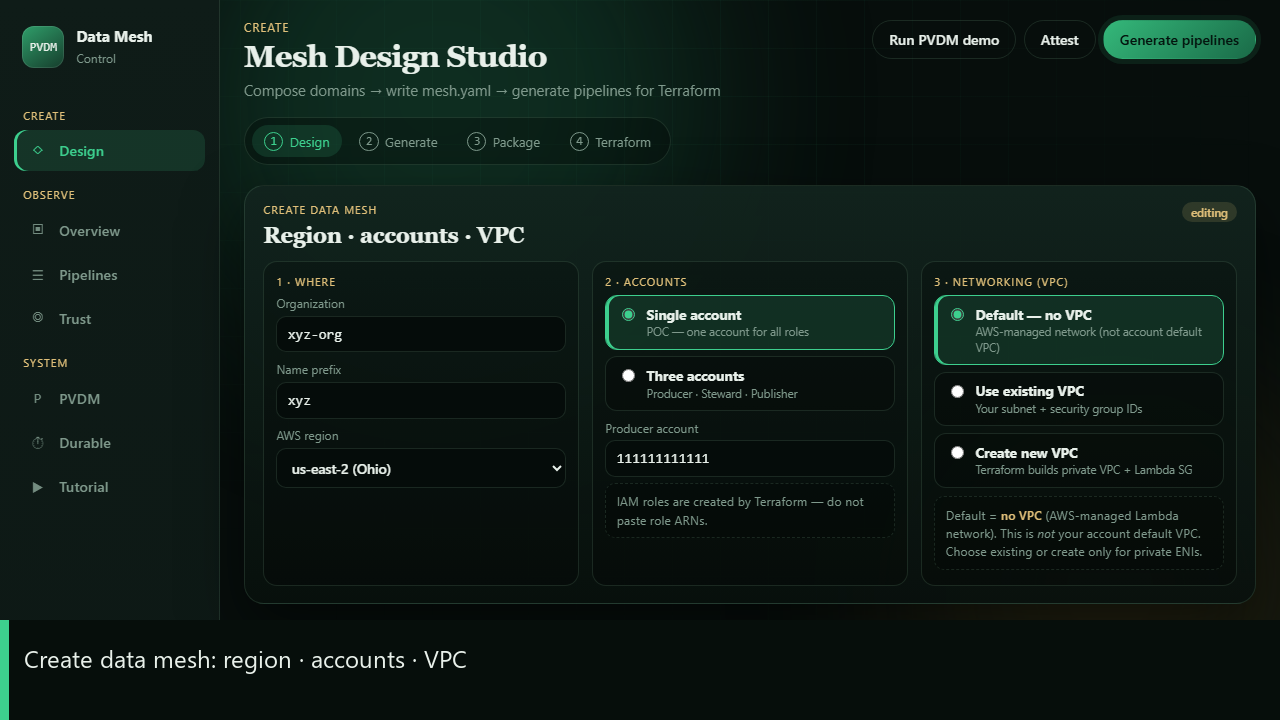
#> input picture docs/media/control-ui-final-poster.png, 1280 x 720 px
$ python -i build_final_ui_video.py   (imports and definitions only)
#> lines starting #> are read from the running program, lines starting #| are printed output that depends on the picture
"""Capture final Control UI demo frames from the live Design Studio and encode MP4.

Requires the local UI on http://127.0.0.1:8765/ (or SDM_UI_BASE).
Uses Playwright if available; otherwise builds captioned slides (offline fallback).
"""

from __future__ import annotations

import os
import subprocess
import sys
from pathlib import Path

from PIL import Image, ImageDraw, ImageFont

ROOT = Path(__file__).resolve().parents[1]
OUT_DIR = ROOT / "docs" / "media"
FRAMES = OUT_DIR / "final-ui" / "frames"
FFMPEG = Path(
    r"C:\Users\Administrator\AppData\Local\Microsoft\WinGet\Packages"
    r"\Gyan.FFmpeg_Microsoft.Winget.Source_8wekyb3d8bbwe\ffmpeg-9.0-full_build\bin\ffmpeg.exe"
)
BASE = os.environ.get("SDM_UI_BASE", "http://127.0.0.1:8765/")
W, H = 1280, 720


# [42 lines left out: functions font, caption_overlay, slide, not called in this run]


def capture_playwright(frames: Path) -> list[tuple[str, str]]:
    from playwright.sync_api import sync_playwright

    shots: list[tuple[str, str]] = []
    with sync_playwright() as p:
        browser = p.chromium.launch(headless=True)
        page = browser.new_page(viewport={"width": W, "height": H})
        page.goto(BASE, wait_until="networkidle")

        # [5 lines left out: function snap, not called in this run]

        snap("01-create", "Create data mesh: region · accounts · VPC")
        page.locator('input[name="design-acct-mode"][value="multi"]').check()
        page.wait_for_timeout(400)
        snap("02-accounts", "Three-account mesh: Producer · Steward · Publisher")
        page.locator('input[name="design-vpc-mode"][value="create"]').check()
        page.wait_for_timeout(400)
        snap("03-vpc-create", "VPC: create new — Terraform vpc-lambda module")
        page.locator('input[name="design-vpc-mode"][value="existing"]').check()
        page.wait_for_timeout(300)
        snap("04-vpc-existing", "VPC: use existing — paste subnet + SG IDs")
        page.locator('input[name="design-vpc-mode"][value="none"]').check()
        page.click("#btn-design-sample")
        page.wait_for_timeout(500)
        snap("05-domains", "Domains: bronze → silver → gold on the canvas")
        page.click('button.rail-item[data-tab="pipelines"]')
        page.wait_for_timeout(500)
        snap("06-pipelines", "Pipelines tab: compiled layer handlers under generated/")
        page.click('button.rail-item[data-tab="pvdm"]')
        page.wait_for_timeout(500)
        snap("07-pvdm", "PVDM invariant + research paper arXiv:2608.14643")
        browser.close()
    return shots


# [112 lines left out: functions capture_fallback, encode, main, not called in this run]


# [2 lines not run here, left out]

>>> import cv2
>>> picture = cv2.imread('../docs/media/control-ui-final-poster.png', cv2.IMREAD_GRAYSCALE)
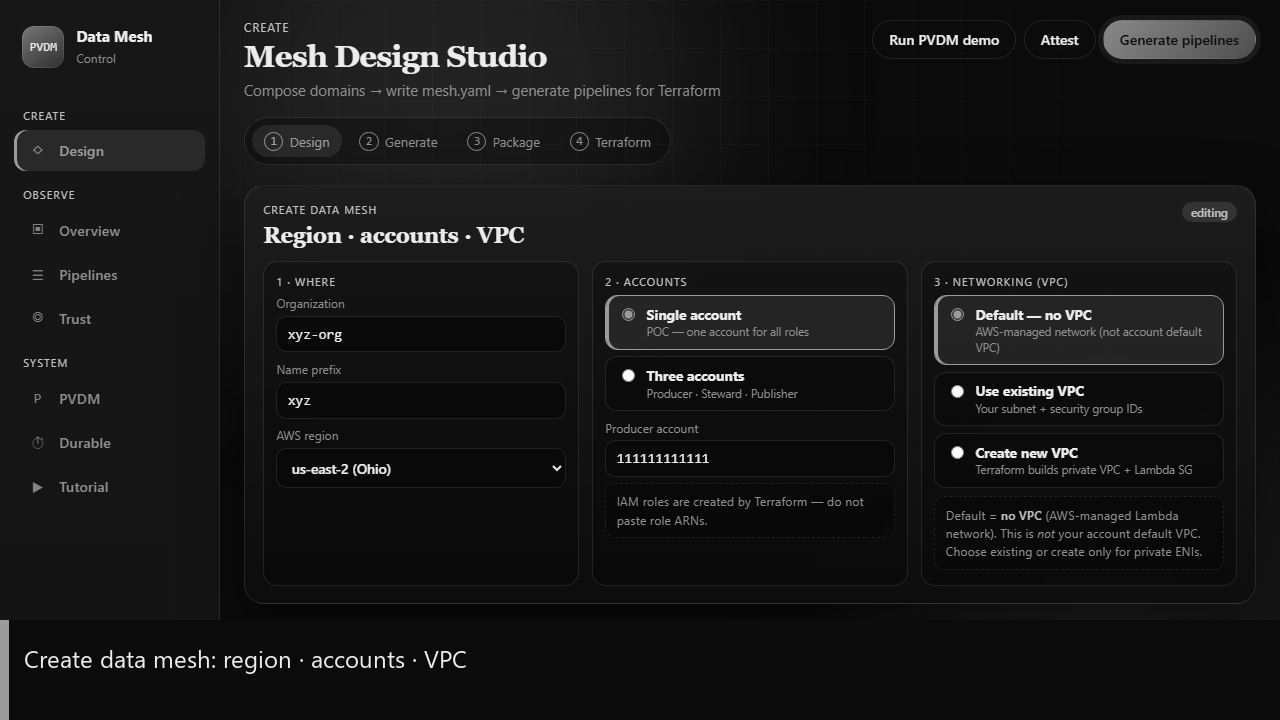
#> picture: shape (720, 1280); min 5, max 255, mean 23
#> (the run stopped early here; a loop or call above may not have finished)
